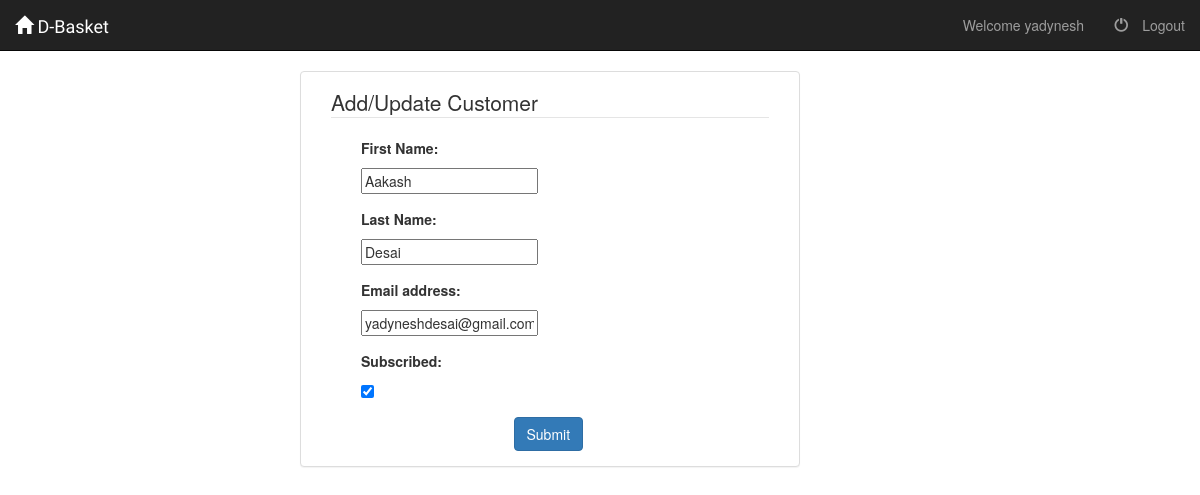
Screenshot of /emp/customer/4/ (signed in) with the database file from the repository.
### AdminPanel/models.py (models this page shows, shortened)
class Customer(models.Model):
	first_name = models.CharField(max_length = 100,null = False, blank=False, verbose_name = 'First Name')
	last_name = models.CharField(max_length = 100,null = False, blank=False, verbose_name = 'Last Name')
	email_id = models.EmailField(max_length = 100,null = False, blank=False, verbose_name = 'Email address')
	join_date = models.DateTimeField(default = timezone.now, editable = False)
	last_modified = models.DateTimeField(auto_now = True)
	subscribe = models.BooleanField(default = False, verbose_name = 'Subscribed')

### AdminPanel/customer_views.py (the view)
# urls.py: url(r'^customer/(?P<pk>[0-9]+)/$', login_required(customer_views.UpdateCustomer.as_view()) , name = 'update-customer'),
class UpdateCustomer(generic.UpdateView):
	model = Customer
	fields = ['first_name', 'last_name', 'email_id', 'subscribe']

### AdminPanel/templates/AdminPanel/customer_form.html (shortened to what this page needs)
{% extends "base.html" %}
{% block content %}
<div class="panel panel-default col-md-offset-3 col-md-5">
	<div class="panel-body col-sm-12">
		<form action="" method="POST" role="form">
			<legend>Add/Update Customer</legend>
			{% include "AdminPanel/form_template.html" %}
			<button type="submit" class="btn btn-primary  col-md-offset-5">Submit</button>
		</form>
	</div>
</div>
{% endblock content %}

### AdminPanel/templates/base.html (shortened to what this page needs)
<!DOCTYPE html>
<html>
<head>
	<link href="https://maxcdn.bootstrapcdn.com/bootstrap/3.3.7/css/bootstrap.min.css" rel="stylesheet">
	{% load staticfiles %}
	<link rel="stylesheet" type="text/css" href="{% static "AdminPanel/style.css" %}">
</head>
<body>
	<nav class="navbar navbar-inverse navbar-static-top" role="navigation">
		<div class="container-fluid">
			<div class="navbar-header">
				<a class="navbar-brand fontCourgette" href="{% url 'adminpanel:home' %}">
					<span class="glyphicon glyphicon-home"></span>
					D-Basket
				</a>
			</div>
			<div class="collapse navbar-collapse navbar-ex1-collapse">
					<ul class="nav navbar-nav navbar-right">
						{% if user.is_authenticated  %}
							<li>
								<a>Welcome {{user.username}}</a>
							</li>
							<li><a href="/accounts/logout">
									<span class="glyphicon glyphicon-off">&nbsp;</span>Logout
								</a>
							</li>
						{% endif %}
					</ul>
				</div>
		</div>
	</nav>
	{% block content %}
	{% endblock content %}
</body>
</html>

### AdminPanel/templates/AdminPanel/form_template.html
{% for field in form %}
	<div class="form-group col-sm-12">
		<label class="col-sm-12 col-md-5s">{{field.label_tag}}</label>
		<div class="col-sm-12 col-md-3">{{field}}</div>
	</div>
{% endfor %}

### AdminPanel/static/AdminPanel/style.css (style rules this page uses)
.fontCourgette { font-family: 'Courgette', cursive; }
.navbar { border-radius: 0px; }

### rows the page displays
Customer: form "Aakash" "Desai" "yadyneshdesai@gmail.com" "☑"

### other values shown
{{ user.username }} "yadynesh"
{{ field.label_tag }} "First Name:" "Last Name:" "Email address:" "Subscribed:"
